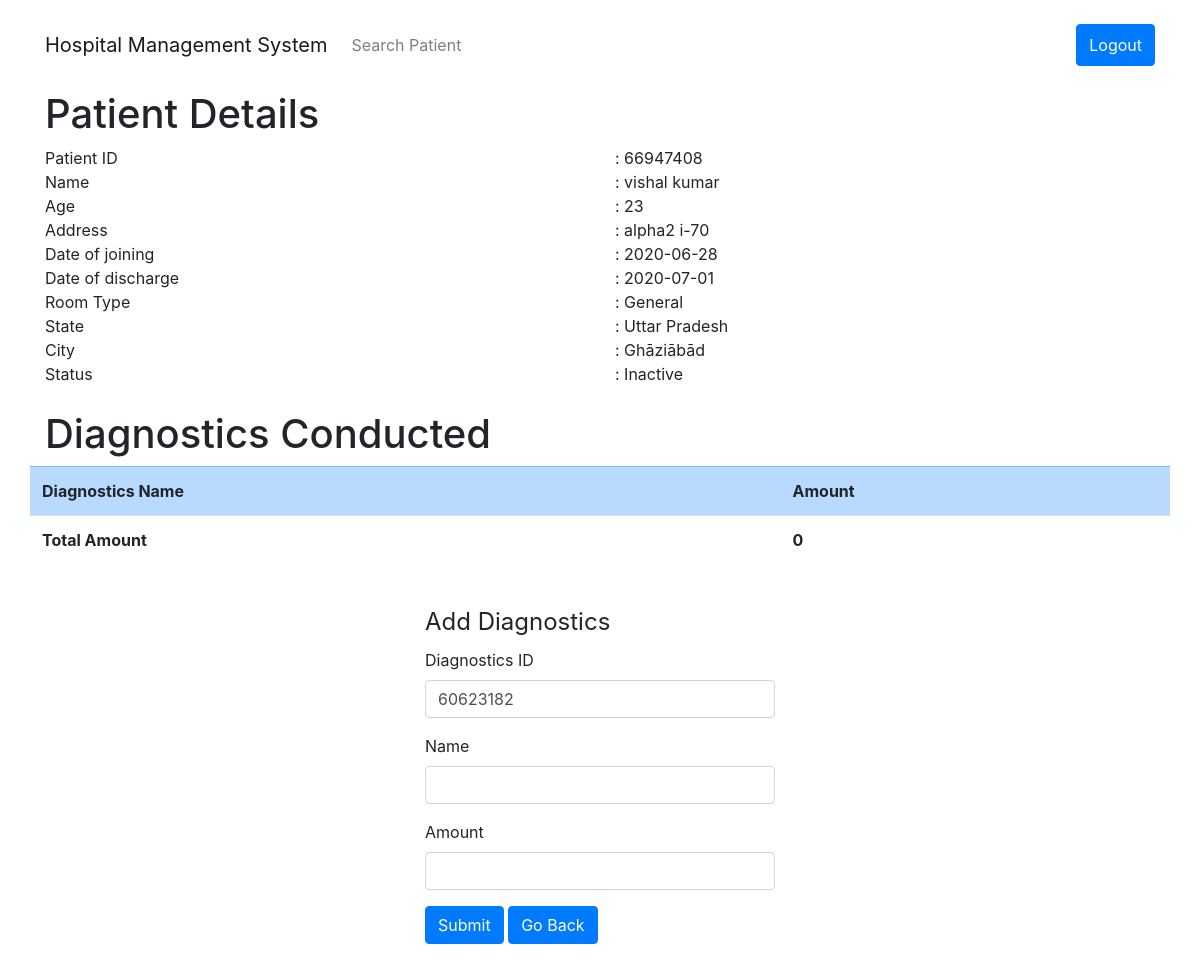
Page /add_diagnostics_test?patient_id=66947408 (signed in) on the committed database.
### hms/models.py (models this page shows, shortened)
class Patient(db.Model):
	ssn = db.Column(db.Integer, nullable=False)
	patient_id = db.Column(db.Integer, primary_key=True)
	patient_name = db.Column(db.String(20), nullable=False)
	patient_address = db.Column(db.String(100), nullable=False)
	patient_age = db.Column(db.Integer, nullable=False)
	patient_DOJ = db.Column(db.Date, nullable=False)
	patient_DOD = db.Column(db.Date, nullable=True)
	patient_room_type = db.Column(db.String(10), nullable=False)
	patient_state = db.Column(db.String(20), nullable=False)
	patient_city = db.Column(db.String(20), nullable=False)
	patient_status = db.Column(db.String(10), nullable=False)
	medicines = db.relationship('Medicine', backref='patient', lazy=True)
	diagnostics = db.relationship('Diagnostics', backref='patient', lazy=True)

### hms/routes.py (the view, shortened to what this page needs)
@app.route('/add_diagnostics_test', methods=['GET', 'POST'])
def add_diagnostics_test():
	if session.get('ROLE') != "diag":
		flash("Action Forbidden!!!", category="danger")
		return redirect(url_for('search_patient'))
	else:
		form = DiagnosticsForm()
		patient_id = request.args.get('patient_id', None, type=int)
		patient = Patient.query.filter_by(patient_id=patient_id).first()
		if not form.diagnostics_id.data:
			form.diagnostics_id.data = DiagnosticsForm.generate_diagnostics_id()
		diag_total_amount = 0
		for diagnostic in patient.diagnostics:
			diag_total_amount += diagnostic.diagnostics_amount
		return render_template('add_diagnostics_test.html', title="Add Diagnostics Test", form=form, patient=patient, diag_total_amount=diag_total_amount)

### hms/forms.py
class DiagnosticsForm(FlaskForm):
	diagnostics_id = IntegerField("Diagnostics ID", validators=[DataRequired()])
	diagnostics_name = StringField("Name", validators=[DataRequired(), Length(max=20)])
	diagnostics_amount = FloatField("Amount", validators=[DataRequired()])
	submit = SubmitField("Submit")
	@staticmethod
	def generate_diagnostics_id():
		first_diag_id = Diagnostics.query.first().diagnostics_id
		total_diag = len(Diagnostics.query.all())
		nextDiagID = first_diag_id + total_diag + 3
		return nextDiagID

### hms/templates/add_diagnostics_test.html (shortened to what this page needs)
{% extends 'layout.html' %}
{% block content %}
<section>
	<h1>Patient Details</h1>
	<div class="row">
		<div class="col">
			Patient ID <br>
			Name <br>
			Age	<br>
			Address <br>
			Date of joining <br>
			Date of discharge <br>
			Room Type <br>
			State <br>
			City <br>
			Status <br>
		</div>
		<div class="col pr-auto">
			: {{ patient.patient_id }} <br>
			: {{ patient.patient_name }} <br>
			: {{ patient.patient_age }} <br>
			: {{ patient.patient_address }} <br>
			: {{ patient.patient_DOJ }} <br>
			{% if patient.patient_DOD.strftime("%Y-%B-%d") == "3000-January-01" %}
			: Not Discharged Yet <br>
			{% else %}
			: {{ patient.patient_DOD }} <br>
			{% endif %}
			: {{ patient.patient_room_type }} <br>
			: {{ patient.patient_state }} <br>
			: {{ patient.patient_city }} <br>
			: {{ patient.patient_status }} <br>
		</div>
	</div>
	<br>
</section>
<section>
	<h1>Diagnostics Conducted</h1>
	<div class="row">
		<table class="table">
			<tr class="table-primary">
				<th>Diagnostics Name</th>
				<th>Amount</th>
			</tr>
			<tr>
				<th>Total Amount</th>
				<th>{{ diag_total_amount }}</th>
			</tr>
		</table>
	</div>
	<br>
</section>
<section>
	<div class="row">
		<div class="col"></div>
		<div class="col col-align-center">
			<form action="" method="POST">
				<fieldset class="form-group">
					<legend>Add Diagnostics</legend>
					<div class="form-group">
						{{ form.diagnostics_id.label(class="form-control-label") }}
						{% if form.diagnostics_id.errors %}
							{{ form.diagnostics_id(class="form-control is-invalid") }}
							<div class="alert alert-danger">
								{% for error in form.diagnostics_id.errors %}
									<span>{{ error }}</span>
								{% endfor %}
							</div>
						{% else %}
							{{ form.diagnostics_id(class="form-control") }}
						{% endif %}
					</div>
					<div class="form-group">
						{{ form.diagnostics_name.label(class="form-control-label") }}
						{% if form.diagnostics_name.errors %}
							{{ form.diagnostics_name(class="form-control is-invalid") }}
							<div class="alert alert-danger">
								{% for error in form.diagnostics_name.errors %}
									<span>{{ error }}</span>
								{% endfor %}
							</div>
						{% else %}
							{{ form.diagnostics_name(class="form-control") }}
						{% endif %}
					</div>
					<div class="form-group">
						{{ form.diagnostics_amount.label(class="form-control-label") }}
						{% if form.diagnostics_amount.errors %}
							{{ form.diagnostics_amount(class="form-control is-invalid") }}
							<div class="alert alert-danger">
								{% for error in form.diagnostics_amount.errors %}
									<span>{{ error }}</span>
								{% endfor %}
							</div>
						{% else %}
							{{ form.diagnostics_amount(class="form-control") }}
						{% endif %}
					</div>
					<div class="form-group">
						{{ form.submit(class="btn btn-primary") }}
						<a class="btn btn-primary" href="{{ url_for('show_patient_details', patient_id=patient.patient_id) }}">Go Back</a>
					</div>
				</fieldset>
			</form>
		</div>
		<div class="col"></div>
	</div>
</section>
{% endblock content %}

### rows in the picture
Patient: patient_id "66947408", patient_name "vishal kumar", patient_age "23", patient_address "alpha2 i-70", patient_DOJ "2020-06-28", patient_DOD "2020-07-01", patient_room_type "General", patient_state "Uttar Pradesh", patient_city "Ghāziābād", patient_status "Inactive"

### other values in the picture
{{ diag_total_amount }} "0"
